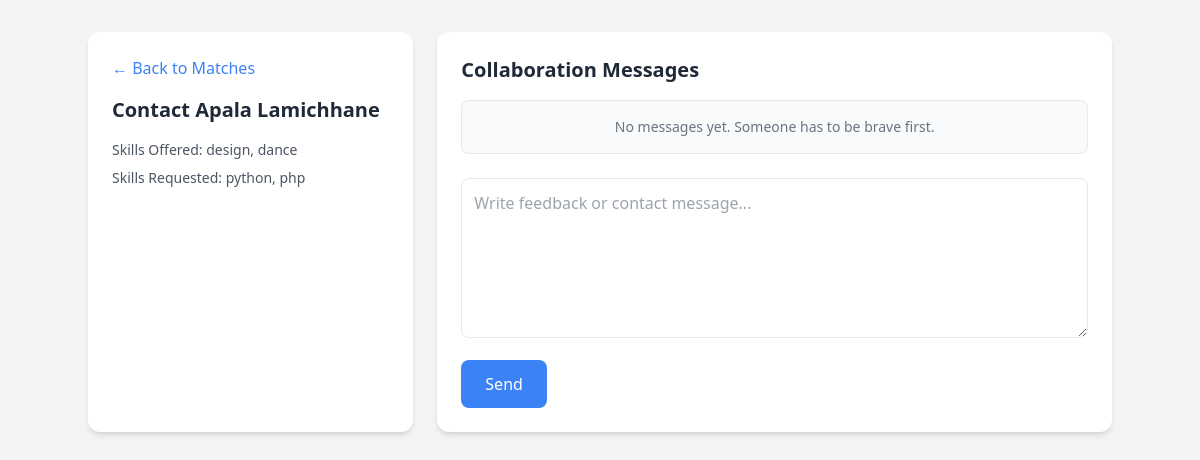
The page /contact/2 (signed in) on the database its author committed.
### models.py (models this page shows)
class User(db.Model):
    id = db.Column(db.Integer, primary_key=True)
    name = db.Column(db.String(100))
    email = db.Column(db.String(100), unique=True)
    password = db.Column(db.String(200))
    skills_offered = db.Column(db.String(300))
    skills_requested = db.Column(db.String(300))

### app.py (the view, shortened to what this page needs)
@app.route("/contact/<int:user_id>", methods=["GET", "POST"])
def contact(user_id):
    if "user_id" not in session:
        return redirect(url_for("login"))
    current_user_id = session["user_id"]
    target_user = User.query.get(user_id)
    if not target_user:
        return "User not found", 404
    messages = Feedback.query.filter(
        ((Feedback.sender_id == current_user_id) & (Feedback.receiver_id == user_id)) |
        ((Feedback.sender_id == user_id) & (Feedback.receiver_id == current_user_id))
    ).order_by(Feedback.id.asc()).all()
    return render_template(
        "contact.html",
        user=target_user,
        messages=messages,
        current_user_id=current_user_id
    )

### templates/contact.html (shortened to what this page needs)
<!DOCTYPE html>
<html lang="en">
<head>
<script src="https://cdn.tailwindcss.com"></script>
</head>
<body class="bg-gray-100 min-h-screen p-8">
<div class="max-w-5xl mx-auto grid grid-cols-3 gap-6">
    <div class="bg-white p-6 rounded-xl shadow-md col-span-1">
        <a href="/matches" class="inline-block mb-4 text-blue-500 hover:underline">&larr; Back to Matches</a>
        <h2 class="text-xl font-bold mb-4 text-gray-800">
            Contact {{ user.name }}
        </h2>
        <p class="text-sm text-gray-600 mb-2">
            Skills Offered: {{ user.skills_offered }}
        </p>
        <p class="text-sm text-gray-600">
            Skills Requested: {{ user.skills_requested }}
        </p>
    </div>
    <div class="bg-white p-6 rounded-xl shadow-md col-span-2">
        <h2 class="text-xl font-bold mb-4 text-gray-800">
            Collaboration Messages
        </h2>
        <div class="mb-6 space-y-3 max-h-64 overflow-y-auto border p-4 rounded-lg bg-gray-50">
            {% for msg in messages %}
                {% if msg.sender_id == current_user_id %}
                    <div class="text-right">
                        <p class="inline-block bg-blue-500 text-white px-4 py-2 rounded-lg">
                            {{ msg.message }}
                        </p>
                    </div>
                {% else %}
                    <div class="text-left">
                        <p class="inline-block bg-gray-200 text-gray-800 px-4 py-2 rounded-lg">
                            {{ msg.message }}
                        </p>
                    </div>
                {% endif %}
            {% else %}
                <p class="text-sm text-gray-500 text-center">
                    No messages yet. Someone has to be brave first.
                </p>
            {% endfor %}
        </div>
        <form method="POST" class="space-y-4">
            <textarea name="message"
                placeholder="Write feedback or contact message..."
                class="w-full h-40 p-3 border rounded-lg focus:ring-2 focus:ring-blue-400 outline-none"></textarea>
            <button type="submit"
                class="bg-blue-500 text-white px-6 py-3 rounded-lg hover:bg-blue-600 transition">
                Send
            </button>
        </form>
    </div>
</div>
</body>
</html>

### rows shown on the page
User: name "Apala Lamichhane", skills_offered "design, dance", skills_requested "python, php"
